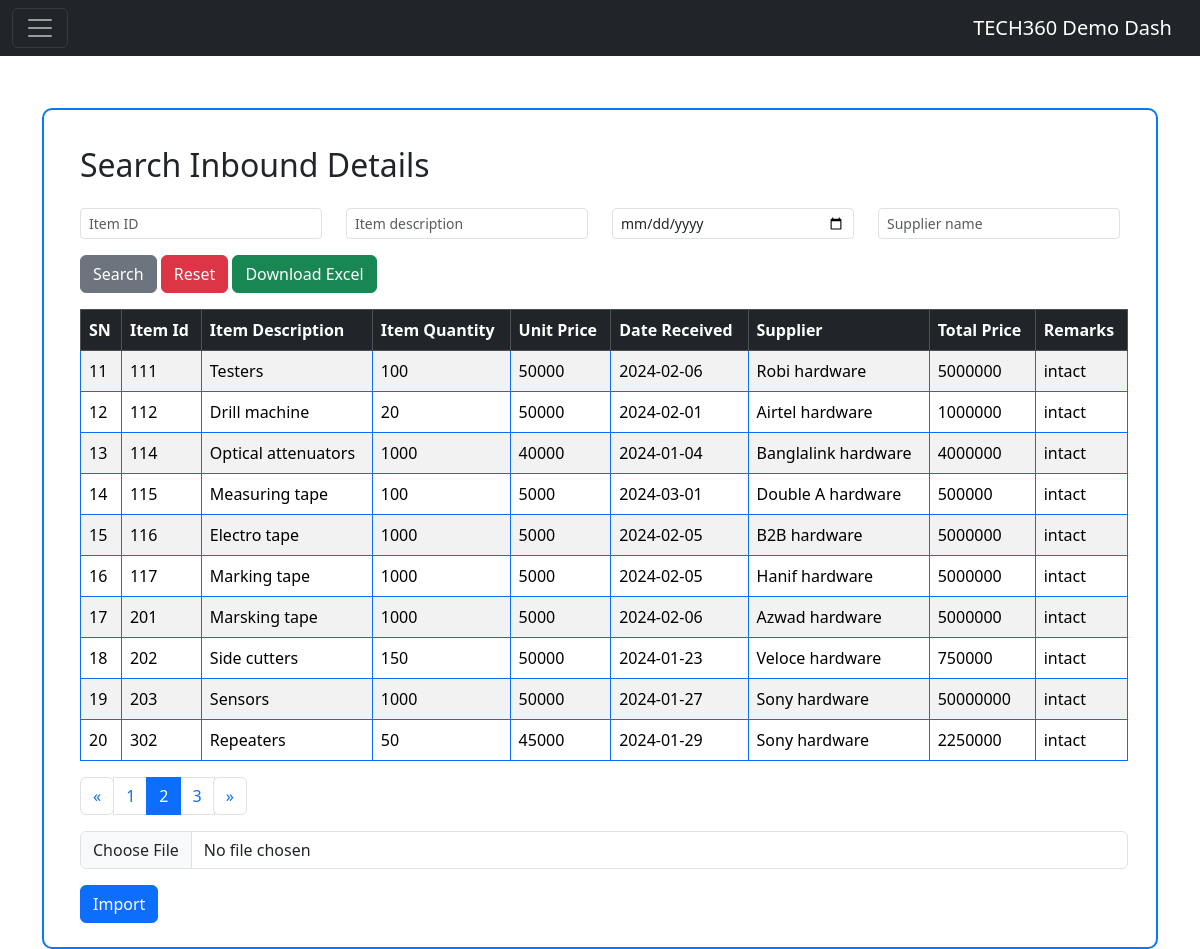
The page /inbound.php?page=2 on the database its author committed.
### tables this page shows
CREATE TABLE `inbound` (
  `SN` int(3) NOT NULL,
  `item_id` varchar(6) NOT NULL,
  `item_description` varchar(50) NOT NULL,
  `item_quantity` varchar(100) NOT NULL,
  `unit_price` varchar(500) NOT NULL,
  `date_received` date NOT NULL,
  `supplier` varchar(50) NOT NULL,
  `total_price` varchar(100) NOT NULL,
  `remarks` varchar(500) NOT NULL
);

### inbound.php (the view, shortened to what this page needs)
<?php
$con = mysqli_connect('localhost', 'root', '', 'experiment');
?>
<!DOCTYPE html>
<html lang="en">
<head>
    <link rel="stylesheet" href="https://cdn.jsdelivr.net/npm/bootstrap@5.3.2/dist/css/bootstrap.rtl.min.css">
</head>
<body>
    <?php include 'index.php'; ?>
    <div class="container">
        <div class="row justify-content-center">
            <div class="col-md-12">
                <div class="container-box">
                    <form class="my-3 mx-3" method="post">
                        <h2 class="mb-4">Search Inbound Details</h2>
                        <div class="row">
                            <div class="col-md-3">
                                <input type="text" class="form-control form-control-sm mb-3" name="item_id" placeholder="Item ID">
                            </div>
                            <div class="col-md-3">
                                <input type="text" class="form-control form-control-sm mb-3" name="item_description" placeholder="Item description">
                            </div>
                            <div class="col-md-3">
                                <input type="date" class="form-control form-control-sm mb-3" name="date_received" placeholder="Received Date">
                            </div>
                            <div class="col-md-3">
                                <input type="text" class="form-control form-control-sm mb-3" name="supplier" placeholder="Supplier name">
                            </div>
                        </div>
                        <div class="button-group">
                            <button type="submit" name="submit" class="btn btn-secondary">Search</button>
                            <button type="submit" name="reset" class="btn btn-danger">Reset</button>
                            <button type="submit" name="download_excel" class="btn btn-success">Download Excel</button>
                        </div>
                    </form>
                    <div class="container my-1 mx-1 table-container">
                        <table class="table table-bordered border-primary table-striped">
                            <thead class="table-dark">
                                <tr>
                                    <th>SN</th>
                                    <th>Item Id</th>
                                    <th>Item Description</th>
                                    <th>Item Quantity</th>
                                    <th>Unit Price</th>
                                    <th>Date Received</th>
                                    <th>Supplier</th>
                                    <th>Total Price</th>
                                    <th>Remarks</th>
                                </tr>
                            </thead>
                            <tbody>
                                <?php
                                $columns_per_page = 10;
                                $records_per_page = $columns_per_page;
                                $current_page = isset($_GET['page']) ? $_GET['page'] : 1;
                                $start_from = ($current_page - 1) * $records_per_page;
                                if (!isset($_POST['submit'])) {
                                    $sql = "SELECT * FROM `inbound` WHERE SN <= 50 LIMIT $start_from, $records_per_page";
                                    $result = mysqli_query($con, $sql);
                                    while ($row = mysqli_fetch_assoc($result)) {
                                        echo "<tr>";
                                        echo '<td>' . $row['SN'] . '</td>
                                                <td>' . $row['item_id'] . '</td>
                                                <td>' . $row['item_description'] . '</td>
                                                <td>' . $row['item_quantity'] . '</td>
                                                <td>' . $row['unit_price'] . '</td>
                                                <td>' . $row['date_received'] . '</td>
                                                <td>' . $row['supplier'] . '</td>
                                                <td>' . $row['total_price'] . '</td>
                                                <td>' . $row['remarks'] . '</td>';
                                        echo "</tr>";
                                    }
                                }
                                echo "</table>";
                                echo '<div>';
                                $total_records_sql = "SELECT COUNT(*) AS total_records FROM `inbound` WHERE SN <= 50";
                                $result = mysqli_query($con, $total_records_sql);
                                $total_records = mysqli_fetch_assoc($result)['total_records'];
                                $total_pages = ceil($total_records / $records_per_page);
                                echo '<nav aria-label="Page navigation example">';
                                echo '<ul class="pagination">';
                                if ($current_page > 1) {
                                    echo '<li class="page-item"><a class="page-link" href="?page=' . ($current_page - 1) . '" aria-label="Previous"><span aria-hidden="true">&laquo;</span></a></li>';
                                }
                                for ($i = 1; $i <= $total_pages; $i++) {
                                    echo '<li class="page-item ' . ($current_page == $i ? 'active' : '') . '"><a class="page-link" href="?page=' . $i . '">' . $i . '</a></li>';
                                }
                                if ($current_page < $total_pages) {
                                    echo '<li class="page-item"><a class="page-link" href="?page=' . ($current_page + 1) . '" aria-label="Next"><span aria-hidden="true">&raquo;</span></a></li>';
                                }
                                echo '</ul>';
                                echo '</nav>';
                                ?>
                    </div>
                    <form action="" method="POST" enctype="multipart/form-data">
                        <input type="file" name="import_file" class="form-control" />
                        <button type="submit" name="save_excel_data" class="btn btn-primary mt-3">Import</button>
                    </form>
                </div>
            </div>
        </div>
    </div>
    </div>
</body>
</html>

### inbound.php (style rules this page uses)
body { background-color: #f8f9fa; }
.container-box { border: 2px solid #007bff; padding: 20px; margin-top: 60px; border-radius: 10px; background-color: #fff; }
.form-control-sm { border-radius: 5px; }
.table-container { overflow-x: auto; }
table { width: 100%; border-collapse: collapse; }
th, td { padding: 8px; text-align: left; border: 1px solid #ddd; }
th { background-color: #007bff; color: #fff; }
tbody tr:nth-child(even) { background-color: #f2f2f2; }
.btn-primary { margin-top: 10px; }

### rows shown on the page
inbound: SN "11", item "111", item_description "Testers", item_quantity "100", unit_price "50000", date_received "2024-02-06", supplier "Robi hardware", total_price "5000000", remarks "intact"
inbound: SN "12", item "112", item_description "Drill machine", item_quantity "20", unit_price "50000", date_received "2024-02-01", supplier "Airtel hardware", total_price "1000000", remarks "intact"
inbound: SN "13", item "114", item_description "Optical attenuators", item_quantity "1000", unit_price "40000", date_received "2024-01-04", supplier "Banglalink hardware", total_price "4000000", remarks "intact"
inbound: SN "14", item "115", item_description "Measuring tape", item_quantity "100", unit_price "5000", date_received "2024-03-01", supplier "Double A hardware", total_price "500000", remarks "intact"
inbound: SN "15", item "116", item_description "Electro tape", item_quantity "1000", unit_price "5000", date_received "2024-02-05", supplier "B2B hardware", total_price "5000000", remarks "intact"
inbound: SN "16", item "117", item_description "Marking tape", item_quantity "1000", unit_price "5000", date_received "2024-02-05", supplier "Hanif hardware", total_price "5000000", remarks "intact"
inbound: SN "17", item "201", item_description "Marsking tape", item_quantity "1000", unit_price "5000", date_received "2024-02-06", supplier "Azwad hardware", total_price "5000000", remarks "intact"
inbound: SN "18", item "202", item_description "Side cutters", item_quantity "150", unit_price "50000", date_received "2024-01-23", supplier "Veloce hardware", total_price "750000", remarks "intact"
inbound: SN "19", item "203", item_description "Sensors", item_quantity "1000", unit_price "50000", date_received "2024-01-27", supplier "Sony hardware", total_price "50000000", remarks "intact"
inbound: SN "20", item "302", item_description "Repeaters", item_quantity "50", unit_price "45000", date_received "2024-01-29", supplier "Sony hardware", total_price "2250000", remarks "intact"
